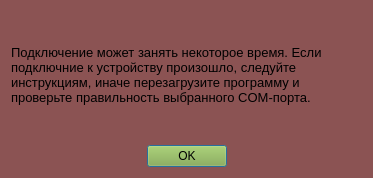
<?xml version="1.0" encoding="UTF-8"?>
<ui version="4.0">
 <class>Dialog</class>
 <widget class="QDialog" name="Dialog">
  <property name="geometry">
   <rect>
    <x>0</x>
    <y>0</y>
    <width>373</width>
    <height>178</height>
   </rect>
  </property>
  <property name="windowTitle">
   <string>Dialog</string>
  </property>
  <property name="styleSheet">
   <string notr="true">background-color: rgb(139, 83, 83);</string>
  </property>
  <layout class="QVBoxLayout" name="verticalLayout">
   <item>
    <widget class="QLabel" name="label_2">
     <property name="sizePolicy">
      <sizepolicy hsizetype="Expanding" vsizetype="Minimum">
       <horstretch>0</horstretch>
       <verstretch>0</verstretch>
      </sizepolicy>
     </property>
     <property name="font">
      <font>
       <pointsize>10</pointsize>
      </font>
     </property>
     <property name="text">
      <string>Подключение может занять некоторое время. Если подключние к устройству произошло, следуйте инструкциям, иначе перезагрузите программу и проверьте правильность выбранного COM-порта.</string>
     </property>
     <property name="textFormat">
      <enum>Qt::PlainText</enum>
     </property>
     <property name="wordWrap">
      <bool>true</bool>
     </property>
    </widget>
   </item>
   <item>
    <widget class="QDialogButtonBox" name="buttonBox">
     <property name="styleSheet">
      <string notr="true">background-color: rgb(137, 173, 59);</string>
     </property>
     <property name="orientation">
      <enum>Qt::Horizontal</enum>
     </property>
     <property name="standardButtons">
      <set>QDialogButtonBox::Ok</set>
     </property>
     <property name="centerButtons">
      <bool>true</bool>
     </property>
    </widget>
   </item>
  </layout>
 </widget>
 <resources/>
 <connections/>
</ui>
